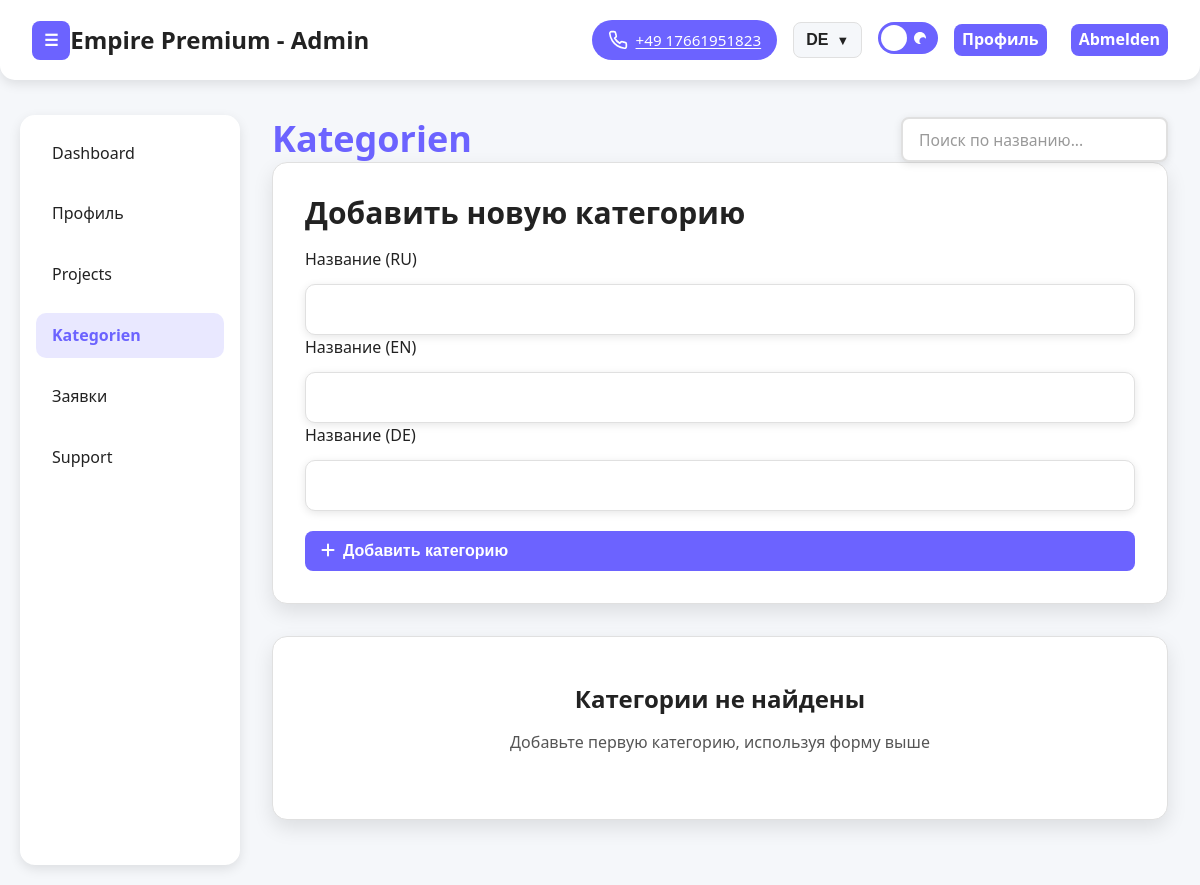
Page /adminka/categories/ (signed in) on the earlier database version.
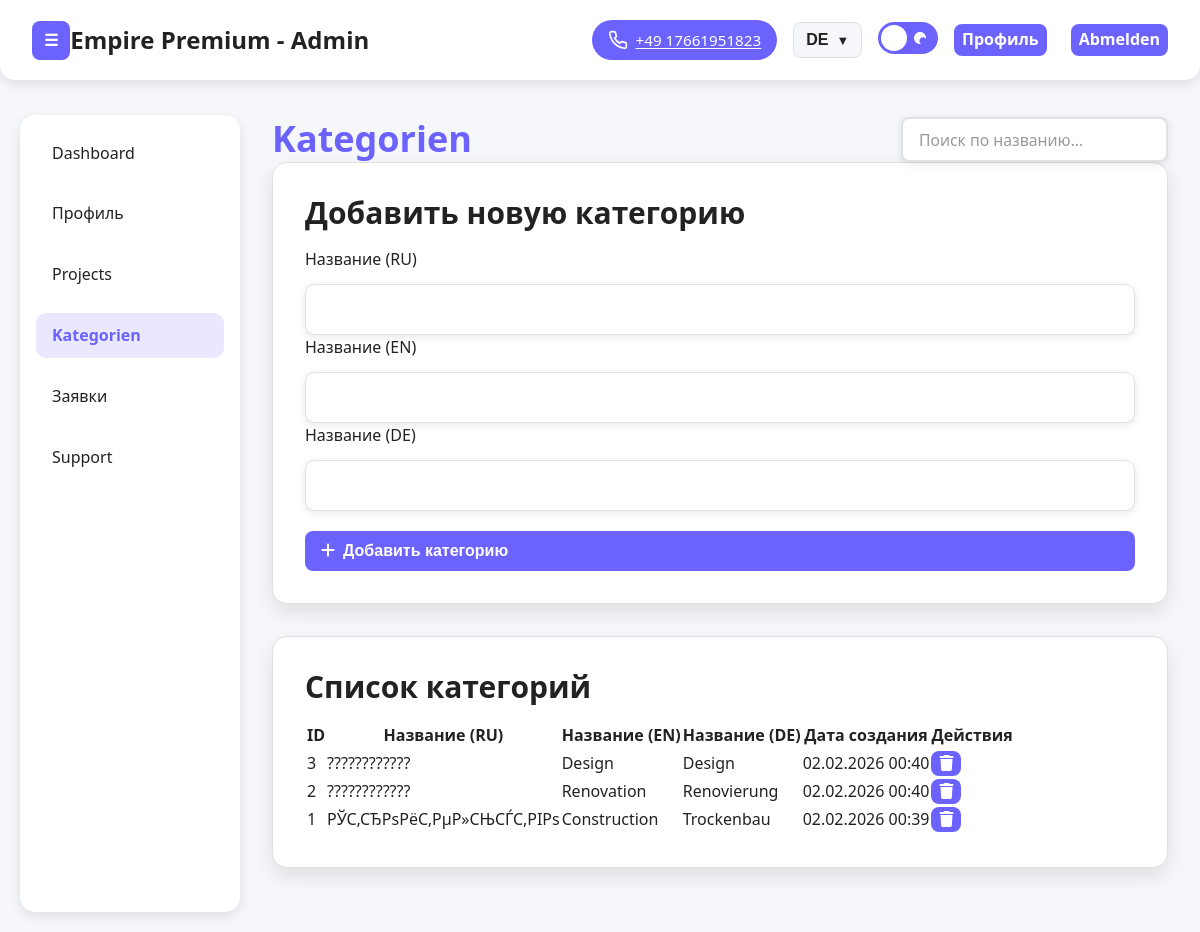
Same page on the later database version.
### main/models.py (models this page shows, shortened)
class Category(models.Model):
    name = models.CharField('Название (RU)', max_length=100, blank=True)
    name_en = models.CharField('Название (EN)', max_length=100, blank=True)
    name_de = models.CharField('Название (DE)', max_length=100, blank=True)
    created_at = models.DateTimeField('Дата создания', auto_now_add=True)
    class Meta:
        verbose_name = 'Категория'
        verbose_name_plural = 'Категории'
        db_table = 'categories'

### main/adminka_views.py (the view)
# urls.py: path('adminka/categories/', adminka_views.adminka_categories, name='adminka_categories'),
@login_required(login_url=settings.LOGIN_URL)
@user_passes_test(is_staff_user, login_url=settings.LOGIN_URL)
def adminka_categories(request):
    categories = Category.objects.order_by('-created_at')
    form = CategoryForm(request.POST or None)
    if request.method == 'POST' and form.is_valid():
        form.save()
        messages.success(request, 'Категория успешно создана')
        return redirect('main:adminka_categories')
    context = {
        'admin_name': request.user.get_full_name() or request.user.username,
        'categories': categories,
        'form': form,
    }
    return render(request, 'adminka/categories.html', context)

### main/forms.py
class CategoryForm(forms.ModelForm):
    class Meta:
        model = Category
        fields = ['name', 'name_en', 'name_de']

### main/adminka_views.py (called while the page is built)
def is_staff_user(user):
    return user.is_authenticated and user.is_staff

### main/context_processors.py (called while the page is built)
def cabinet_profile(request):
    context = {}
    if not request.user.is_authenticated:
        return context
    resolver_match = getattr(request, 'resolver_match', None)
    if not resolver_match:
        return context
    url_name = getattr(resolver_match, 'url_name', '') or ''
    if not url_name.startswith('cabinet_'):
        return context
    try:
        context['user_profile'] = UserProfile.objects.get(user=request.user)
    except UserProfile.DoesNotExist:
        context['user_profile'] = None
    return context

### main/templates/adminka/categories.html (shortened to what this page needs)
{% extends 'adminka/base.html' %}
{% load static %}
{% block extra_css %}
<link rel="stylesheet" href="{% static 'adminka/css/pages/categories.css' %}" />
{% endblock %}
{% block content %}
<main class="dashboard">
    <div class="page-actions" data-aos="fade-up">
        <h1 data-i18n="categories.title">Категории</h1>
        <div class="search-box">
            <input type="text" id="categoriesSearchInput" placeholder="Поиск по названию..." />
        </div>
    </div>
    <div class="card" data-aos="fade-up" data-aos-delay="100">
        <h2>Добавить новую категорию</h2>
        <form method="POST" class="category-form">
            <div class="form-row">
                <div class="form-group">
                    <label for="id_name">Название (RU)</label>
                    {{ form.name }}
                </div>
                <div class="form-group">
                    <label for="id_name_en">Название (EN)</label>
                    {{ form.name_en }}
                </div>
                <div class="form-group">
                    <label for="id_name_de">Название (DE)</label>
                    {{ form.name_de }}
                </div>
            </div>
            <button type="submit" class="btn-primary">
                <span><i class="fa-solid fa-plus"></i></span>
                <span>Добавить категорию</span>
            </button>
        </form>
    </div>
    {% if categories %}
    <div class="card categories-card" data-aos="fade-up" data-aos-delay="200">
        <h2>Список категорий</h2>
        <table class="categories-table">
            <thead>
                <tr>
                    <th>ID</th>
                    <th>Название (RU)</th>
                    <th>Название (EN)</th>
                    <th>Название (DE)</th>
                    <th>Дата создания</th>
                    <th>Действия</th>
                </tr>
            </thead>
            <tbody>
                {% for cat in categories %}
                <tr id="category-row-{{ cat.id }}" data-id="{{ cat.id }}" data-name="{{ cat.name|default:''|lower }}" data-name-en="{{ cat.name_en|default:''|lower }}" data-name-de="{{ cat.name_de|default:''|lower }}">
                    <td>{{ cat.id }}</td>
                    <td>{{ cat.name|default:"-" }}</td>
                    <td>{{ cat.name_en|default:"-" }}</td>
                    <td>{{ cat.name_de|default:"-" }}</td>
                    <td>{{ cat.created_at|date:"d.m.Y H:i" }}</td>
                    <td>
                        <button class="btn-primary danger actions" onclick="deleteCategory({{ cat.id }})" style="padding: 0.25rem 0.5rem; font-weight: 500;">
                            <i class="fa-solid fa-trash"></i>
                        </button>
                    </td>
                </tr>
                {% endfor %}
            </tbody>
        </table>
    </div>
    {% else %}
    <div class="card" style="text-align: center; padding: 3rem;">
        <h3>Категории не найдены</h3>
        <p>Добавьте первую категорию, используя форму выше</p>
    </div>
    {% endif %}
</main>
{% endblock %}

Differences in the rows shown:
added Category: id "3", name "????????????", name_en "Design", name_de "Design", created_at "02.02.2026 00:40"
added Category: id "2", name "????????????", name_en "Renovation", name_de "Renovierung", created_at "02.02.2026 00:40"
added Category: id "1", name "РЎС‚СЂРѕРёС‚РµР»СЊСЃС‚РІРѕ", name_en "Construction", name_de "Trockenbau", created_at "02.02.2026 00:39"
Other differences:
text no longer shown: "Категории не найдены Добавьте первую категорию, используя форму выше"
text now shown: "Список категорий ID Название (RU) Название (EN) Название (DE) Дата создания Действия"
